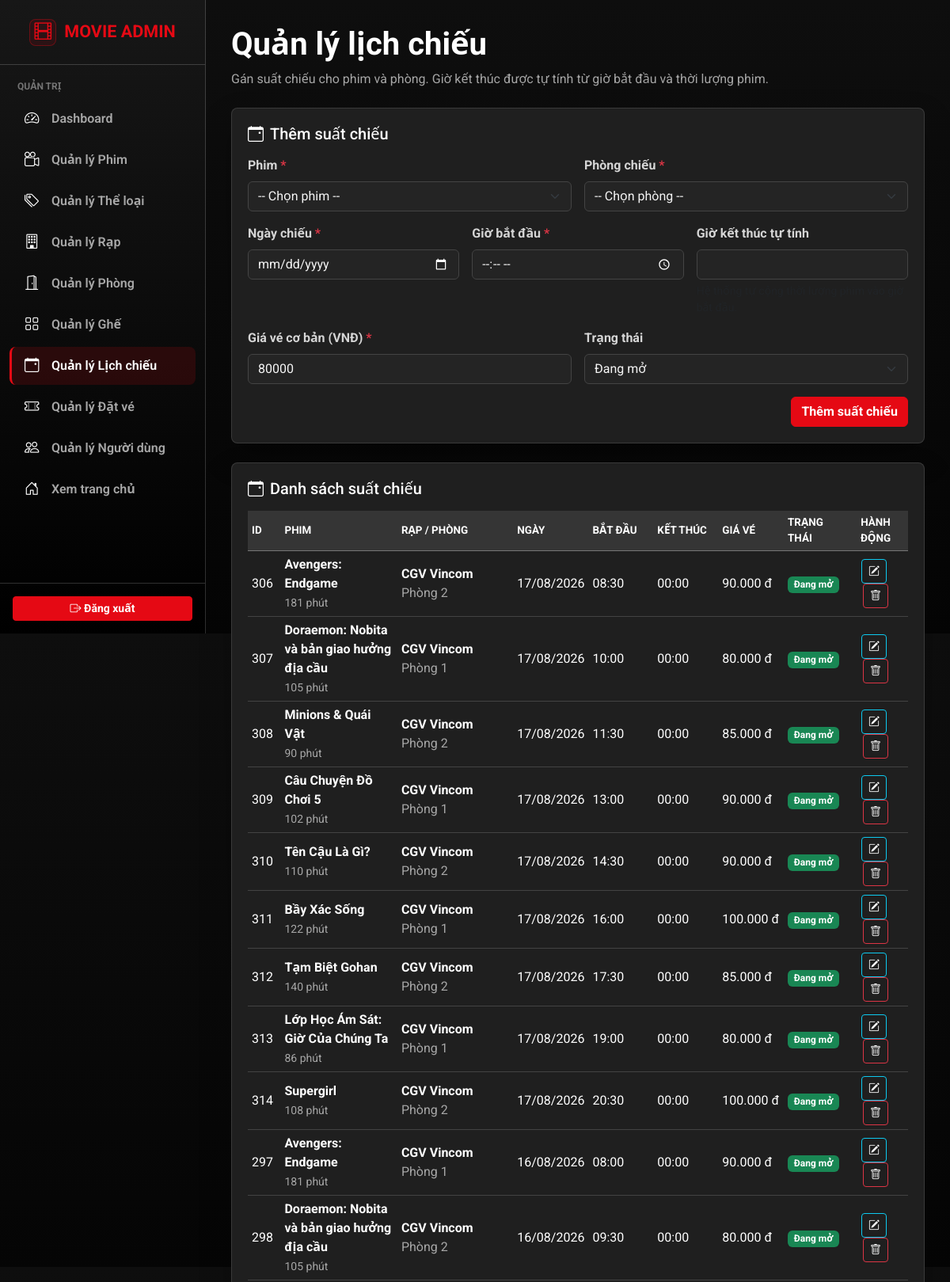
The page /frontend/admin/manage_showtimes.php (signed in, upper part) on the database its author committed.
### tables this page shows
CREATE TABLE showtimes
(
    id         INT PRIMARY KEY AUTO_INCREMENT,
    movie_id   INT            NOT NULL,
    room_id    INT            NOT NULL,
    show_date  DATE           NOT NULL,
    start_time TIME           NOT NULL,
    end_time   TIME           NOT NULL,
    base_price DECIMAL(10, 2) NOT NULL     DEFAULT 80000,
    status     ENUM ('active', 'canceled') DEFAULT 'active',
    created_at TIMESTAMP                   DEFAULT CURRENT_TIMESTAMP,
    updated_at TIMESTAMP                   DEFAULT CURRENT_TIMESTAMP ON UPDATE CURRENT_TIMESTAMP,
    UNIQUE (room_id, show_date, start_time),
    FOREIGN KEY (movie_id) REFERENCES movies (id) ON DELETE CASCADE,
    FOREIGN KEY (room_id) REFERENCES rooms (id) ON DELETE CASCADE,
    INDEX idx_showdate (show_date),
    INDEX idx_movie (movie_id)
);

CREATE TABLE movies
(
    id              INT PRIMARY KEY AUTO_INCREMENT,
    title           VARCHAR(200) NOT NULL,
    description     TEXT         NULL,
    director        VARCHAR(100) NULL,
    cast            TEXT         NULL,
    age_restriction INT                                     DEFAULT 0,
    country         VARCHAR(50)  NOT NULL,
    duration        INT          NOT NULL,
    screening_date  DATE         NOT NULL,
    poster          VARCHAR(500) NULL,
    trailer_url     VARCHAR(500) NULL,
    status          ENUM ('coming', 'now_showing', 'ended') DEFAULT 'coming',
    is_active       BOOLEAN                                 DEFAULT TRUE,
    created_at      TIMESTAMP                               DEFAULT CURRENT_TIMESTAMP,
    updated_at      TIMESTAMP                               DEFAULT CURRENT_TIMESTAMP ON UPDATE CURRENT_TIMESTAMP
);

CREATE TABLE theatres
(
    id            INT PRIMARY KEY AUTO_INCREMENT,
    name          VARCHAR(100) NOT NULL,
    address       VARCHAR(255) NULL,
    city          VARCHAR(50)  NULL,
    phone         VARCHAR(20)  NULL,
    total_screens INT       DEFAULT 1,
    created_at    TIMESTAMP DEFAULT CURRENT_TIMESTAMP,
    updated_at    TIMESTAMP DEFAULT CURRENT_TIMESTAMP ON UPDATE CURRENT_TIMESTAMP
);

CREATE TABLE rooms
(
    id          INT PRIMARY KEY AUTO_INCREMENT,
    theatre_id  INT         NOT NULL,
    name        VARCHAR(50) NOT NULL,
    total_seats INT         NOT NULL,
    is_active   BOOLEAN   DEFAULT TRUE,
    created_at  TIMESTAMP DEFAULT CURRENT_TIMESTAMP,
    updated_at  TIMESTAMP DEFAULT CURRENT_TIMESTAMP ON UPDATE CURRENT_TIMESTAMP,
    FOREIGN KEY (theatre_id) REFERENCES theatres (id) ON DELETE CASCADE
);

### backend/app/init.php (called while the page is built, shortened)
<?php
spl_autoload_register(function ($class_name) {
    $prefix = 'App\\';
    $base_dir = __DIR__ . '/';
    $len = strlen($prefix);
    $relative_class = substr($class_name, $len);
    $file = $base_dir . str_replace('\\', '/', $relative_class) . '.php';
});

### backend/app/Config/Database.php (called while the page is built, shortened)
<?php
class Database {
    private static $connection = null;
    public static function getConnection() {
        if (self::$connection === null) {
            $host = 'localhost';
            $username = 'root';
            $password = '';
            $database = 'movie_ticket_booking';
            $port = 3306;
            $conn = mysqli_connect($host, $username, $password, $database, $port);
            mysqli_set_charset($conn, "utf8mb4");
            self::$connection = $conn;
        }
        return self::$connection;
    }
}

### backend/app/Controllers/ShowtimeController.php (called while the page is built, shortened)
<?php
class ShowtimeController {
    private $service;
    public function __construct() {
        $this->service = new ShowtimeService();
    }
    public function getAllShowtimes() {
        return $this->service->getAllShowtimes();
    }
}

### backend/app/Services/ShowtimeService.php (called while the page is built, shortened)
<?php
class ShowtimeService {
    private $showtimeModel;
    public function __construct() {
        $this->showtimeModel = new ShowtimeModel();
    }
    public function getAllShowtimes() {
        return $this->showtimeModel->getAllWithDetails();
    }
}

### backend/app/Models/ShowtimeModel.php (called while the page is built, shortened)
<?php
class ShowtimeModel {
    private $conn;
    public function __construct() {
        $this->conn = Database::getConnection();
    }
    public function getAllWithDetails() {
        $query = "
            SELECT st.*, m.title AS movie_title, m.duration AS movie_duration,
                   r.name AS room_name, t.name AS theatre_name
            FROM showtimes st
            INNER JOIN movies m ON m.id = st.movie_id
            INNER JOIN rooms r ON r.id = st.room_id
            INNER JOIN theatres t ON t.id = r.theatre_id
            ORDER BY st.show_date DESC, st.start_time ASC
        ";
        $result = mysqli_query($this->conn, $query);
        $showtimes = [];
        if ($result) {
            while ($row = mysqli_fetch_assoc($result)) {
                $showtimes[] = $row;
            }
        }
        return $showtimes;
    }
}

### frontend/admin/manage_showtimes.php (the view, shortened to what this page needs)
<?php
require_once '../../backend/app/init.php';
require_once 'admin_header.php';
require_once 'admin_sidebar.php';
$controller = new ShowtimeController();
$showtimes_list = $controller->getAllShowtimes();
$movies_list = $controller->getAllMovies();
$rooms_list = $controller->getAllRooms();
$edit_showtime = null;
?>
<div class="container-fluid">
    <div class="admin-page-header d-flex flex-column flex-lg-row justify-content-between align-items-start gap-3 mb-4">
        <div>
            <h1 class="mb-0 text-white fw-bold">Quản lý lịch chiếu</h1>
            <p class="mb-0 mt-2 text-muted">Gán suất chiếu cho phim và phòng. Giờ kết thúc được tự tính từ giờ bắt đầu và thời lượng phim.</p>
        </div>
    </div>
    <div class="admin-card mb-4">
        <h5 class="mb-3 text-white">
            <i class="bi bi-calendar-event me-2"></i><?= $edit_showtime ? 'Cập nhật suất chiếu' : 'Thêm suất chiếu' ?>
        </h5>
        <form action="manage_showtimes.php" method="POST">
            <?php renderShowtimeFormFields('showtime_form', $movies_list, $rooms_list, $edit_showtime); ?>
            <div class="mt-3 text-end">
                <button type="submit" class="btn btn-netflix-red">
                    <?= $edit_showtime ? 'Lưu thay đổi' : 'Thêm suất chiếu' ?>
                </button>
            </div>
        </form>
    </div>
    <div class="admin-card">
        <h5 class="mb-3 text-white"><i class="bi bi-calendar-event me-2"></i>Danh sách suất chiếu</h5>
        <div class="table-responsive">
            <table class="table table-hover admin-table align-middle mb-0">
                <thead>
                    <tr>
                        <th width="5%">ID</th>
                        <th width="18%">Phim</th>
                        <th width="18%">Rạp / Phòng</th>
                        <th width="10%">Ngày</th>
                        <th width="10%">Bắt đầu</th>
                        <th width="10%">Kết thúc</th>
                        <th width="10%">Giá vé</th>
                        <th width="9%">Trạng thái</th>
                        <th width="10%" class="text-center">Hành động</th>
                    </tr>
                </thead>
                <tbody>
                    <?php if (!empty($showtimes_list)): ?>
                        <?php foreach ($showtimes_list as $showtime): ?>
                            <tr>
                                <td><?= $showtime['id'] ?></td>
                                <td>
                                    <strong><?= htmlspecialchars($showtime['movie_title']) ?></strong>
                                    <br><span class="text-muted small"><?= (int)$showtime['movie_duration'] ?> phút</span>
                                </td>
                                <td>
                                    <strong><?= htmlspecialchars($showtime['theatre_name']) ?></strong>
                                    <br><span class="text-muted"><?= htmlspecialchars($showtime['room_name']) ?></span>
                                </td>
                                <td><?= date('d/m/Y', strtotime($showtime['show_date'])) ?></td>
                                <td><?= date('H:i', strtotime($showtime['start_time'])) ?></td>
                                <td><?= date('H:i', strtotime($showtime['end_time'])) ?></td>
                                <td><?= number_format((float)$showtime['base_price'], 0, ',', '.') ?> đ</td>
                                <td>
                                    <?php if ($showtime['status'] === 'active'): ?>
                                        <span class="badge bg-success">Đang mở</span>
                                    <?php else: ?>
                                        <span class="badge bg-secondary">Đã hủy</span>
                                    <?php endif; ?>
                                </td>
                                <td class="text-center">
                                    <a href="manage_showtimes.php?edit_id=<?= $showtime['id'] ?>" class="btn btn-sm btn-outline-info admin-icon-btn me-1" title="Sửa suất chiếu">
                                        <i class="bi bi-pencil-square"></i>
                                    </a>
                                    <form action="" method="POST" class="d-inline" onsubmit="return confirm('Xóa suất chiếu này? Vé đã đặt liên quan cũng sẽ bị ảnh hưởng.');">
                                        <button type="submit" class="btn btn-sm btn-outline-danger admin-icon-btn" title="Xóa suất chiếu">
                                            <i class="bi bi-trash"></i>
                                        </button>
                                    </form>
                                </td>
                            </tr>
                        <?php endforeach; ?>
                    <?php endif; ?>
                </tbody>
            </table>
        </div>
    </div>
</div>
<?php
function renderShowtimeFormFields($prefix, $movies_list, $rooms_list, $showtime = null) {
?>
    <div class="row g-3">
        <div class="col-md-6">
            <label class="form-label">Phim <span class="text-danger">*</span></label>
            <select class="form-select" name="movie_id" id="<?= $prefix ?>_movie_id" required>
                <option value="">-- Chọn phim --</option>
            </select>
        </div>
        <div class="col-md-6">
            <label class="form-label">Phòng chiếu <span class="text-danger">*</span></label>
            <select class="form-select" name="room_id" id="<?= $prefix ?>_room_id" required>
                <option value="">-- Chọn phòng --</option>
            </select>
        </div>
        <div class="col-md-4">
            <label class="form-label">Ngày chiếu <span class="text-danger">*</span></label>
            <input type="date" class="form-control" name="show_date" id="<?= $prefix ?>_show_date" required value="<?= htmlspecialchars($showtime['show_date'] ?? '') ?>">
        </div>
        <div class="col-md-4">
            <label class="form-label">Giờ bắt đầu <span class="text-danger">*</span></label>
            <input type="time" class="form-control" name="start_time" id="<?= $prefix ?>_start_time" required value="<?= htmlspecialchars(isset($showtime['start_time']) ? substr($showtime['start_time'], 0, 5) : '') ?>">
        </div>
        <div class="col-md-4">
            <label class="form-label">Giờ kết thúc tự tính</label>
            <input type="text" class="form-control" id="<?= $prefix ?>_end_time_preview" value="<?= htmlspecialchars(isset($showtime['end_time']) ? substr($showtime['end_time'], 0, 5) : '') ?>" readonly>
            <div class="form-text">Hệ thống tự cộng thời lượng phim vào giờ bắt đầu.</div>
        </div>
        <div class="col-md-6">
            <label class="form-label">Giá vé cơ bản (VNĐ) <span class="text-danger">*</span></label>
            <input type="number" class="form-control" name="base_price" id="<?= $prefix ?>_base_price" min="1000" step="1000" value="<?= htmlspecialchars((string)($showtime['base_price'] ?? 80000)) ?>" required>
        </div>
        <div class="col-md-6">
            <label class="form-label">Trạng thái</label>
            <select class="form-select" name="status" id="<?= $prefix ?>_status">
                <option value="active" <?= ($showtime['status'] ?? 'active') === 'active' ? 'selected' : '' ?>>Đang mở</option>
            </select>
        </div>
    </div>
<?php } ?>
<?php require_once 'admin_footer.php'; ?>

### frontend/css/admin.css (style rules this page uses)
:root { --admin-bg: #0a0a0a; --admin-surface: #1f1f1f; --admin-surface-soft: #242424; --admin-surface-head: #353535; --admin-sidebar: #000000; --admin-border: rgba(255, 255, 255, 0.18); --admin-border-soft: rgba(255, 255, 255, 0.12); --admin-text: #f5f5f5; --admin-muted: #a7a7a7; --admin-danger: #e50914; --admin-danger-hover: #b20710; --admin-radius: 8px; --admin-sidebar-width: 260px; }
body { min-height: 100vh; margin: 0; background: linear-gradient(180deg, #0e0e0e 0%, var(--admin-bg) 45%, #050505 100%); color: var(--admin-text); font-family: "Roboto", "Segoe UI", Arial, sans-serif; }
a, a:hover { color: inherit; }
.text-muted { color: var(--admin-muted) !important; }
.admin-content .container-fluid { padding-right: 0; padding-left: 0; }
.admin-card { padding: 20px; overflow: hidden; border: 1px solid var(--admin-border-soft); border-radius: var(--admin-radius); background: var(--admin-surface); color: var(--admin-text); box-shadow: 0 18px 40px rgba(0, 0, 0, 0.24); }
.table-responsive { background: var(--admin-surface); }
.admin-table { --bs-table-bg: var(--admin-surface); --bs-table-color: var(--admin-text); --bs-table-border-color: rgba(255, 255, 255, 0.16); --bs-table-hover-bg: #2b2b2b; --bs-table-hover-color: #ffffff; margin: 0; }
.admin-table thead th { border-bottom: 1px solid rgba(255, 255, 255, 0.32) !important; background: var(--admin-surface-head) !important; color: #ffffff !important; font-size: 0.84rem; font-weight: 700; text-transform: uppercase; }
.admin-table td, .admin-table th { padding: 5px; vertical-align: middle; }
.admin-table td, .admin-table td i, .admin-table strong { color: #ffffff; }
.btn-netflix-red { border: 1px solid var(--admin-danger); background: var(--admin-danger); color: #ffffff; font-weight: 700; }
.form-label { color: #d5d5d5; font-weight: 700; }
.form-control, .form-select { border-color: #444444; background-color: var(--admin-surface-soft); color: var(--admin-text); }
.form-control::placeholder { color: #777777; }

### rows shown on the page
showtimes: id "306", movie.title "Avengers: Endgame", movie.duration "181", theatres.name "CGV Vincom", room.name "Phòng 2", show_date "17/08/2026", start_time "08:30", end_time "00:00", base_price "90.000", status "Đang mở"
showtimes: id "307", movie.title "Doraemon: Nobita và bản giao hưởng địa cầu", movie.duration "105", theatres.name "CGV Vincom", room.name "Phòng 1", show_date "17/08/2026", start_time "10:00", end_time "00:00", base_price "80.000", status "Đang mở"
showtimes: id "308", movie.title "Minions & Quái Vật", movie.duration "90", theatres.name "CGV Vincom", room.name "Phòng 2", show_date "17/08/2026", start_time "11:30", end_time "00:00", base_price "85.000", status "Đang mở"
showtimes: id "309", movie.title "Câu Chuyện Đồ Chơi 5", movie.duration "102", theatres.name "CGV Vincom", room.name "Phòng 1", show_date "17/08/2026", start_time "13:00", end_time "00:00", base_price "90.000", status "Đang mở"
showtimes: id "310", movie.title "Tên Cậu Là Gì?", movie.duration "110", theatres.name "CGV Vincom", room.name "Phòng 2", show_date "17/08/2026", start_time "14:30", end_time "00:00", base_price "90.000", status "Đang mở"
showtimes: id "311", movie.title "Bầy Xác Sống", movie.duration "122", theatres.name "CGV Vincom", room.name "Phòng 1", show_date "17/08/2026", start_time "16:00", end_time "00:00", base_price "100.000", status "Đang mở"
showtimes: id "312", movie.title "Tạm Biệt Gohan", movie.duration "140", theatres.name "CGV Vincom", room.name "Phòng 2", show_date "17/08/2026", start_time "17:30", end_time "00:00", base_price "85.000", status "Đang mở"
showtimes: id "313", movie.title "Lớp Học Ám Sát: Giờ Của Chúng Ta", movie.duration "86", theatres.name "CGV Vincom", room.name "Phòng 1", show_date "17/08/2026", start_time "19:00", end_time "00:00", base_price "80.000", status "Đang mở"
showtimes: id "314", movie.title "Supergirl", movie.duration "108", theatres.name "CGV Vincom", room.name "Phòng 2", show_date "17/08/2026", start_time "20:30", end_time "00:00", base_price "100.000", status "Đang mở"
showtimes: id "297", movie.title "Avengers: Endgame", movie.duration "181", theatres.name "CGV Vincom", room.name "Phòng 1", show_date "16/08/2026", start_time "08:00", end_time "00:00", base_price "90.000", status "Đang mở"
showtimes: id "298", movie.title "Doraemon: Nobita và bản giao hưởng địa cầu", movie.duration "105", theatres.name "CGV Vincom", room.name "Phòng 2", show_date "16/08/2026", start_time "09:30", end_time "00:00", base_price "80.000", status "Đang mở"
